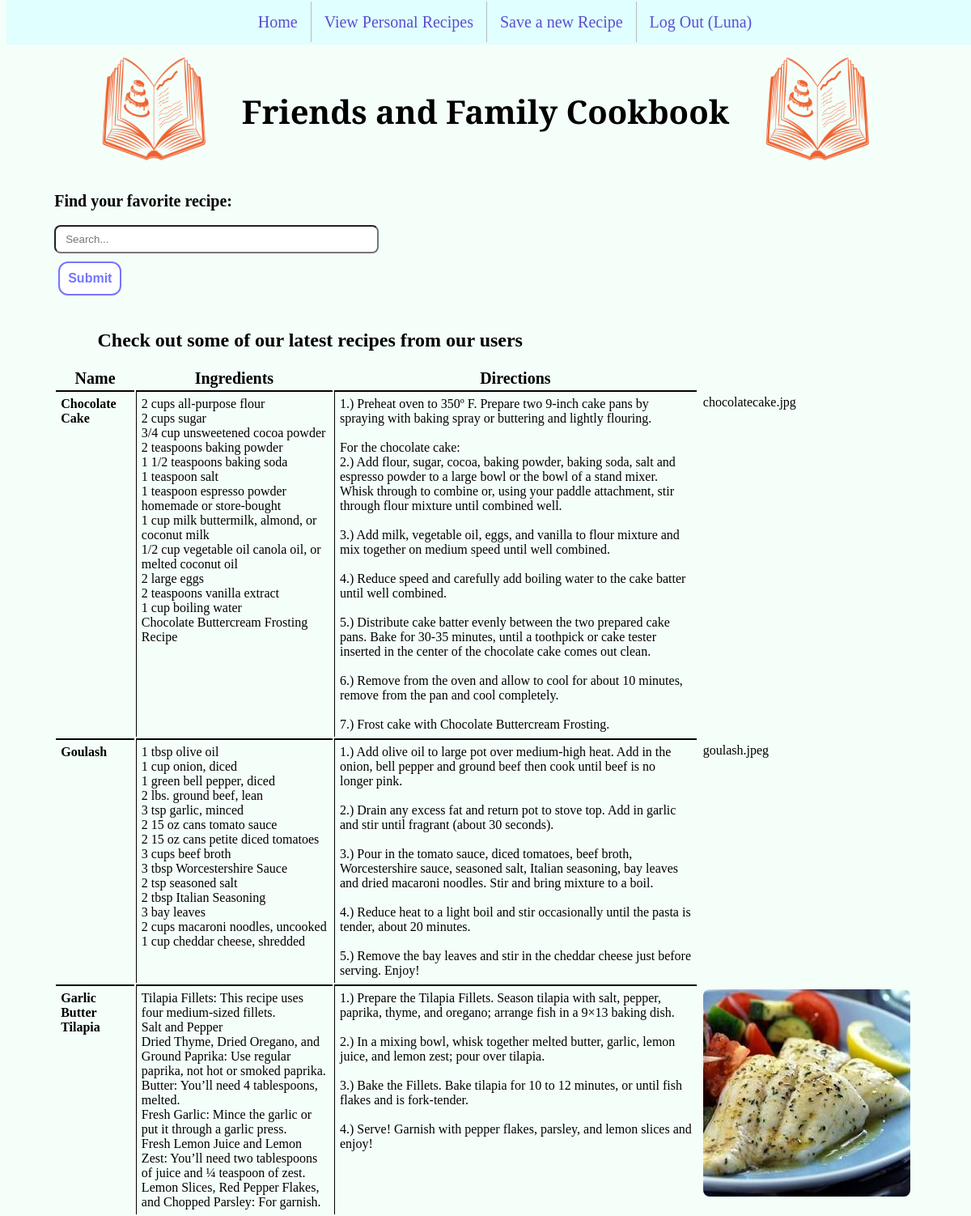
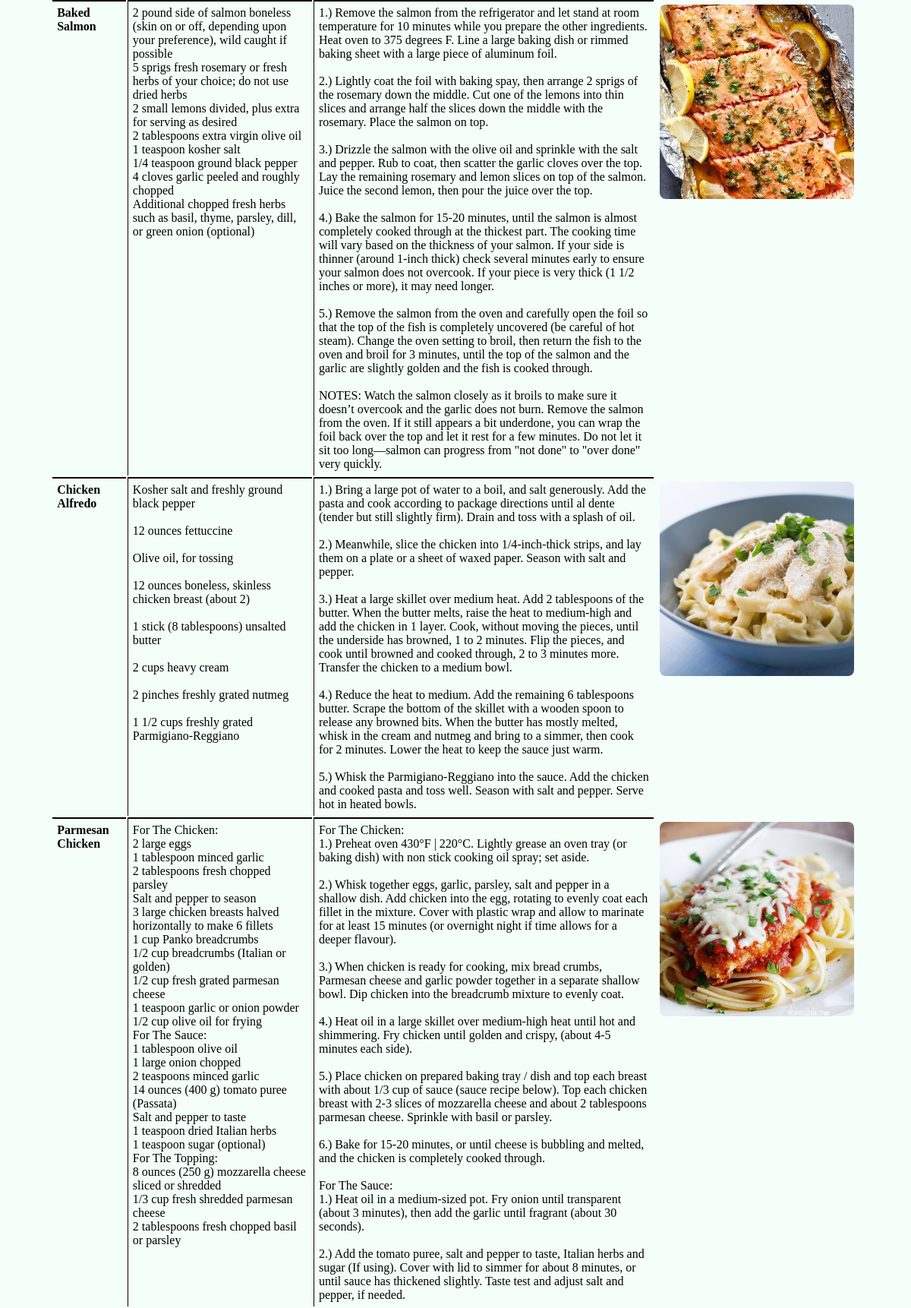
The app's page /index.php (signed in, upper part) with its own data (2 pictures, top to bottom).
### tables this page shows
CREATE TABLE `recipeList` (
  `id` int NOT NULL AUTO_INCREMENT,
  `user_id` int NOT NULL,
  `title` varchar(150) DEFAULT NULL,
  `date` datetime DEFAULT NULL,
  `ingredients` varchar(8000) DEFAULT NULL,
  `directions` varchar(8000) DEFAULT NULL,
  `dishPicture` varchar(150) DEFAULT NULL,
  PRIMARY KEY (`id`),
  KEY `user_id` (`user_id`),
  CONSTRAINT `recipeList_ibfk_1` FOREIGN KEY (`user_id`) REFERENCES `recipeUser` (`userid`) ON DELETE CASCADE ON UPDATE CASCADE
);

### index.php (the view, shortened to what this page needs)
<?php
    require_once('header.php');
    require_once('navmenu.php');
?>
    <div class="search">
        <form method="get" action="search.php">
            <label class="searchLabel" for="usersearch">Find your favorite recipe:</label><br />
            <input type="text" id="usersearch" name="usersearch" placeholder="Search..."/><br />
            <input type="submit" name="submit" value="Submit" />
        </form>
    </div>
<?php
    $dbc = mysqli_connect(DB_HOST, DB_USER, DB_PASSWORD, DB_NAME)
            or die('Error connecting to MySQL server.');
    $query = "SELECT * FROM recipeList ORDER BY date DESC LIMIT 10";
    $data = mysqli_query($dbc, $query)
            or die('Error querying database.');
    echo '<div class="results">';
    echo '<h2>Check out some of our latest recipes from our users</h2>';
    echo '<table>';
    echo '<tr><th>Name</th>
            <th>Ingredients</th>
            <th>Directions</th>
            <th></th></tr>';
    while ($row = mysqli_fetch_array($data)) {
        echo '<tr>';
        echo '<td style="font-weight:bold" valign="top" width="10%">' . $row['title'] . '</td>';
        echo '<td valign="top" width="30%">' . preg_replace("/\r\n/", "<br />", $row['ingredients']) . '</td>';
        echo '<td valign="top" width="60%">' . preg_replace("/\r\n/", "<br />", $row['directions']) . '</td>';
        if (is_file(RECIPE_UPLOADPATH . $row['dishPicture']) && filesize(RECIPE_UPLOADPATH . $row['dishPicture']) > 0) {
            echo '<td valign="top"><img src="' . RECIPE_UPLOADPATH . $row['dishPicture'] . '" alt="Dish image" /></td></tr>';
        }
        else {
            echo '<td valign="top" width="20%">' . $row['dishPicture'] . '</td>';
        }
        echo '</tr>';
    }
    echo '</table>';
    echo '</div>';
    require_once('footer.php');
?>

### proj4style.css (style rules this page uses)
th { font-size: 20px; }
td { padding: 6px; border-left: 1px solid black; border-top: 2px solid black; }
td:last-child { border-top: none; }
td:first-child, td:last-child { border-left: none; }
html,body { height: 100%; background-color: #f5fffa; margin-top: 20px; }
body { display: flex; flex-direction: column; }
input[type=text], input[type=password] { padding: 8px 12px; margin: 8px, 0; width: 35%; border-radius: 8px; }
input[type=submit] { margin: 10px 5px; background-color: white; font-size: 16px; color: #7575FF; border-radius: 12px; border: 2px solid #7575FF; padding: 10px; font-weight: bold; }
label { display: block; }
img { width: 256px; height: 256px; border-radius: 8px; }
.search { padding: 1% 5%; }
.searchLabel { font-size: 20px; font-weight: bold; }
.results { padding-left: 5%; padding-right: 5%; }
h2 { padding-left: 5%; }

### records on screen
recipelist: title "Chocolate Cake", ingredients "2 cups all-purpose flour 2 cups sugar 3/4 cup unsweetened cocoa powder 2 teaspoons baking powder 1 1/2 teaspoons baking soda 1 teaspoon salt 1 teaspoon espresso powder homemade or store-bought 1 cup milk buttermilk, almond, or coconut milk 1/2 cup vegetable oil canola oil, or melted coconut oil 2 large eggs 2 teaspoons vanilla extract 1 cup boiling water Chocolate Buttercream Frosting Recipe", directions "1.) Preheat oven to 350º F. Prepare two 9-inch cake pans by spraying with baking spray or buttering and lightly flouring. For the chocolate cake: 2.) Add flour, sugar, cocoa, baking powder, baking soda, salt and espresso powder to a large bowl or the bowl of a stand mixer. Whisk through to combine or, using your paddle attachment, stir through flour mixture until combined well. 3.) Add milk, vegetable oil, eggs, and vanilla to flour mixture and mix together on medium speed until well combined. 4.) Reduce speed and carefully add boiling water to the cake batter until well combined. 5.) Distribute cake batter evenly between the two prepared cake pans. Bake for 30-35 minutes, until a toothpick…", dishPicture "chocolatecake.jpg"
recipelist: title "Goulash", ingredients "1 tbsp olive oil 1 cup onion, diced 1 green bell pepper, diced 2 lbs. ground beef, lean 3 tsp garlic, minced 2 15 oz cans tomato sauce 2 15 oz cans petite diced tomatoes 3 cups beef broth 3 tbsp Worcestershire Sauce 2 tsp seasoned salt 2 tbsp Italian Seasoning 3 bay leaves 2 cups macaroni noodles, uncooked 1 cup cheddar cheese, shredded", directions "1.) Add olive oil to large pot over medium-high heat. Add in the onion, bell pepper and ground beef then cook until beef is no longer pink. 2.) Drain any excess fat and return pot to stove top. Add in garlic and stir until fragrant (about 30 seconds). 3.) Pour in the tomato sauce, diced tomatoes, beef broth, Worcestershire sauce, seasoned salt, Italian seasoning, bay leaves and dried macaroni noodles. Stir and bring mixture to a boil. 4.) Reduce heat to a light boil and stir occasionally until the pasta is tender, about 20 minutes. 5.) Remove the bay leaves and stir in the cheddar cheese just before serving. Enjoy!", dishPicture "goulash.jpeg"
recipelist: title "Garlic Butter Tilapia", ingredients "Tilapia Fillets: This recipe uses four medium-sized fillets. Salt and Pepper Dried Thyme, Dried Oregano, and Ground Paprika: Use regular paprika, not hot or smoked paprika. Butter: You’ll need 4 tablespoons, melted. Fresh Garlic: Mince the garlic or put it through a garlic press. Fresh Lemon Juice and Lemon Zest: You’ll need two tablespoons of juice and ¼ teaspoon of zest. Lemon Slices, Red Pepper Flakes, and Chopped Parsley: For garnish.", directions "1.) Prepare the Tilapia Fillets. Season tilapia with salt, pepper, paprika, thyme, and oregano; arrange fish in a 9×13 baking dish. 2.) In a mixing bowl, whisk together melted butter, garlic, lemon juice, and lemon zest; pour over tilapia. 3.) Bake the Fillets. Bake tilapia for 10 to 12 minutes, or until fish flakes and is fork-tender. 4.) Serve! Garnish with pepper flakes, parsley, and lemon slices and enjoy!", dishPicture (picture)
recipelist: title "Baked Salmon", ingredients "2 pound side of salmon boneless (skin on or off, depending upon your preference), wild caught if possible 5 sprigs fresh rosemary or fresh herbs of your choice; do not use dried herbs 2 small lemons divided, plus extra for serving as desired 2 tablespoons extra virgin olive oil 1 teaspoon kosher salt 1/4 teaspoon ground black pepper 4 cloves garlic peeled and roughly chopped Additional chopped fresh herbs such as basil, thyme, parsley, dill, or green onion (optional)", directions "1.) Remove the salmon from the refrigerator and let stand at room temperature for 10 minutes while you prepare the other ingredients. Heat oven to 375 degrees F. Line a large baking dish or rimmed baking sheet with a large piece of aluminum foil. 2.) Lightly coat the foil with baking spay, then arrange 2 sprigs of the rosemary down the middle. Cut one of the lemons into thin slices and arrange half the slices down the middle with the rosemary. Place the salmon on top. 3.) Drizzle the salmon with the olive oil and sprinkle with the salt and pepper. Rub to coat, then scatter the garlic cloves over the top. Lay the remaining rosemary and lemon slices on top of the salmon. Juice the second…", dishPicture (picture)
recipelist: title "Chicken Alfredo", ingredients "Kosher salt and freshly ground black pepper 12 ounces fettuccine Olive oil, for tossing 12 ounces boneless, skinless chicken breast (about 2) 1 stick (8 tablespoons) unsalted butter 2 cups heavy cream 2 pinches freshly grated nutmeg 1 1/2 cups freshly grated Parmigiano-Reggiano", directions "1.) Bring a large pot of water to a boil, and salt generously. Add the pasta and cook according to package directions until al dente (tender but still slightly firm). Drain and toss with a splash of oil. 2.) Meanwhile, slice the chicken into 1/4-inch-thick strips, and lay them on a plate or a sheet of waxed paper. Season with salt and pepper. 3.) Heat a large skillet over medium heat. Add 2 tablespoons of the butter. When the butter melts, raise the heat to medium-high and add the chicken in 1 layer. Cook, without moving the pieces, until the underside has browned, 1 to 2 minutes. Flip the pieces, and cook until browned and cooked through, 2 to 3 minutes more. Transfer the chicken to a…", dishPicture (picture)
recipelist: title "Parmesan Chicken", ingredients "For The Chicken: 2 large eggs 1 tablespoon minced garlic 2 tablespoons fresh chopped parsley Salt and pepper to season 3 large chicken breasts halved horizontally to make 6 fillets 1 cup Panko breadcrumbs 1/2 cup breadcrumbs (Italian or golden) 1/2 cup fresh grated parmesan cheese 1 teaspoon garlic or onion powder 1/2 cup olive oil for frying For The Sauce: 1 tablespoon olive oil 1 large onion chopped 2 teaspoons minced garlic 14 ounces (400 g) tomato puree (Passata) Salt and pepper to taste 1 teaspoon dried Italian herbs 1 teaspoon sugar (optional) For The Topping: 8 ounces (250 g) mozzarella cheese sliced or shredded 1/3 cup fresh shredded parmesan cheese 2 tablespoons fresh chopped basil…", directions "For The Chicken: 1.) Preheat oven 430°F | 220°C. Lightly grease an oven tray (or baking dish) with non stick cooking oil spray; set aside. 2.) Whisk together eggs, garlic, parsley, salt and pepper in a shallow dish. Add chicken into the egg, rotating to evenly coat each fillet in the mixture. Cover with plastic wrap and allow to marinate for at least 15 minutes (or overnight night if time allows for a deeper flavour). 3.) When chicken is ready for cooking, mix bread crumbs, Parmesan cheese and garlic powder together in a separate shallow bowl. Dip chicken into the breadcrumb mixture to evenly coat. 4.) Heat oil in a large skillet over medium-high heat until hot and shimmering. Fry chicken…", dishPicture (picture)

### other values on screen
$page_title "Friends and Family Cookbook"
$_SESSION['username'] "Luna"
